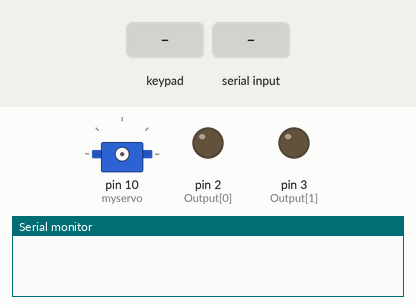
A sketch run on a simulated Arduino Uno, built with avr-gcc and run on an emulated ATmega328P. Parts: servo, output pins drawn as LEDs (lit = HIGH), the last lines printed to the serial monitor. Wiring (inferred from the names in the program): 4×4 keypad with keys 1 2 3 A 4 5 6 B 7 8 9 C * 0 # D (labels assumed): rows pin 4, pin 5, pin 10, pin 13; columns pin 6, pin 7, pin 8, pin 9. Dashed ring = blinking. The test bench sets the inputs (shaded band). Pins used as bus, display or sensor lines are not drawn.

Above: at 1.2 s.
1.3 s: keypad keys 1 3 9 7 2 pressed 0.4 s apart
At 2.58 s:
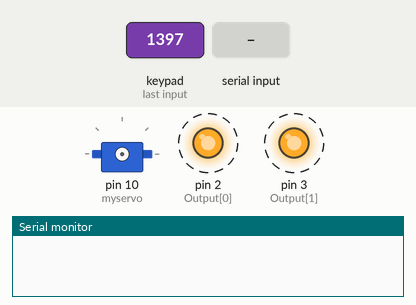
4.8 s: "11" received over Serial
At 7.0 s:
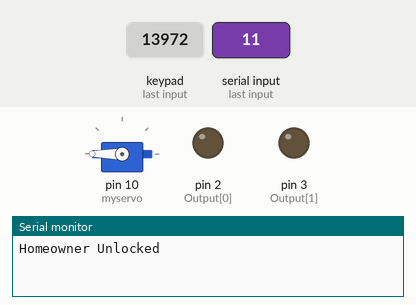
7.8 s: keypad keys 1 2 3 4 5 # pressed 0.4 s apart
At 9.89 s:
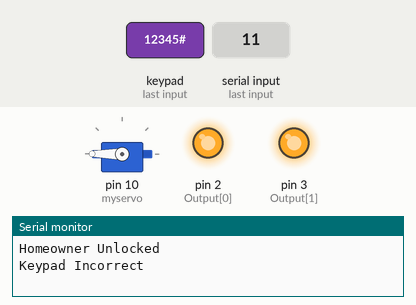
11.7 s: key '6' pressed
13.2 s: key 'B' pressed
Timing chart, 0 to 16.2 s (numbered marks = the images above; inputs shaded):
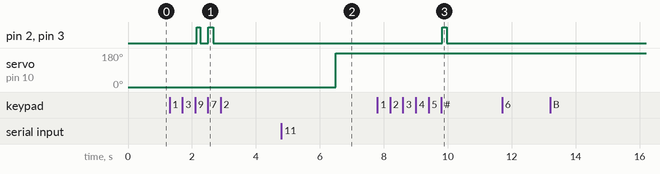

The sketch:

Homebox_Code.ino
```cpp
#include <Servo.h>
#define USE_SOFTWARE_SERIAL
Servo myservo;

String code = "12345";                     //initial permanent code
String input = "";
String data = "";
int lastData = 0;                         //stop door being unlocked twice in a row before being locked or vice versa
String oneTimeCode = "";

byte h = 0, v = 0;                        //variables used in for loops
const unsigned long period = 50;          //little period used to prevent error
unsigned long kdelay = 0;                 // variable used in non-blocking delay
const byte rows = 4;                      //number of rows of keypad
const byte columns = 4;                   //number of columnss of keypad
const byte Output[rows] = {2, 3, 4, 5};   //array of pins used as output for rows of keypad
const byte Input[columns] = {6, 7, 8, 9}; //array of pins used as input for columnss of keypad

byte keypad() // function used to detect which button is used
{
  static bool no_press_flag = 0; //static flag used to ensure no button is pressed
  for (byte x = 0; x < columns; x++) // for loop used to read all inputs of keypad to ensure no button is pressed
  {
    if (digitalRead(Input[x]) == HIGH); //read every input if high continue else break;
    else
      break;
    if (x == (columns - 1)) //if no button is pressed
    {
      no_press_flag = 1;
      h = 0;
      v = 0;
    }
  }
  if (no_press_flag == 1) //if no button is pressed
  {
    for (byte r = 0; r < rows; r++) //for loop used to make all output as low
      digitalWrite(Output[r], LOW);
    for (h = 0; h < columns; h++) // for loop to check if one of inputs is low
    {
      if (digitalRead(Input[h]) == HIGH) //if specific input is remain high (no press on it) continue
        continue;
      else    //if one of inputs is low
      {
        for (v = 0; v < rows; v++) //for loop used to specify the number of row
        {
          digitalWrite(Output[v], HIGH);  //make specified output as HIGH
          if (digitalRead(Input[h]) == HIGH) //if the input selected from first for loop is change to high
          {
            no_press_flag = 0;              //reset the no press flag;
            for (byte w = 0; w < rows; w++) // make all outputs as low
              digitalWrite(Output[w], LOW);
            return v * 4 + h; //return number of button
          }
        }
      }
    }
  }
  return 50;
}

void lock()
{
  lastData = 0;
  myservo.attach(10);
  myservo.write(360);
  delay(700);
  myservo.write(180);
  myservo.detach();
  Serial.flush();
}

void unlock()
{
  lastData = 1;
  myservo.attach(10);
  myservo.write(0);
  delay(700);
  myservo.write(180);
  myservo.detach();
  Serial.flush();
}

void setup()
{

  Serial.begin(9600);         //Sets the data rate in bits per second (baud) for serial data transmission
  for (byte i = 0; i < rows; i++) //for loop used to make pin mode of outputs as output
  {
    pinMode(Output[i], OUTPUT);
  }
  for (byte s = 0; s < columns; s++) //for loop used to makk pin mode of inputs as inputpullup
  {
    pinMode(Input[s], INPUT_PULLUP);
  }
  pinMode(13, OUTPUT);        //Sets digital pin 13 as output pin
  pinMode(10, OUTPUT);
  Serial.flush();
}

void loop()
{
  if (Serial.available() > 0) //if input sent from app
  {
        data = Serial.readString();

        if (data == "11" && lastData != 1) //unlocks door from app
        {
            unlock();
            Serial.println("Homeowner Unlocked");
        }
        else if (data == "00" && lastData != 0) //locks door from app
        {
            lock();
            Serial.println("Homeowner Locked");
        }
        else if (data.length() == 8) //generated one time access code from app
        {
              oneTimeCode = data;
              Serial.print("Temporary Sent");
              Serial.flush();
        }
        else if (data.length() == 5) //changes permanent code from app to be used on keypad
        {
              code = data;
              Serial.println("Code Changed");
              Serial.flush();
        }
   }

   if (millis() - kdelay > period) //used to make non-blocking delay
   {
       kdelay = millis(); //capture time from millis function
       switch (keypad())  //switch used to specify which button
       {
         //--------------------------------------------
        case 0:
          input += "1";
          break;
        //--------------------------------------------
        case 1:
           input += "2";
          break;
        //--------------------------------------------
        case 2:
           input += "3";
          break;
        //--------------------------------------------
        case 3: //A
          break;
        //--------------------------------------------
        case 4:
          input += "4";
          break;
        //--------------------------------------------
        case 5:
          input += "5";
          break;
        //--------------------------------------------
        case 6:
          input += "6";
          break;
        //--------------------------------------------
        case 7: //B
          break;
        //--------------------------------------------
        case 8:
          input += "7";
          break;
        //--------------------------------------------
        case 9:
          input += "8";
          break;
        //--------------------------------------------
        case 10:
          input += "9";
          break;
        //--------------------------------------------
        case 11: //C (clears input)
          input = "";
          Serial.flush();
          break;
        //--------------------------------------------
        case 12: //*
          if (input == code) //if correct permanent code entered
          {
            if(lastData !=1) //unlocks door
            {
                unlock();
                Serial.println("Keypad Unlocked");
            }
          }
          else
            Serial.println("Keypad Incorrect");
          input = "";
          Serial.flush();
          break;
        //--------------------------------------------
        case 13:
          input += "0";
          break;
        //--------------------------------------------
        case 14: //#
          if (input == oneTimeCode && input != "") //if correct one time access code entered
          {
            oneTimeCode = "";
            if(lastData !=1) //unlocks door
            {
                unlock();
                Serial.println("Temporary Unlocked");
            }
          }
          else
            Serial.println("Temporary Incorrect");
          input = "";
          Serial.flush();
          break;
        //--------------------------------------------
        case 15: //D (enter)
          if(lastData != 0) //locks door
          {
             lock();
             Serial.println("Keypad Locked");
          }
          input = "";
          Serial.flush();
          break;
        //--------------------------------------------
        default: ;
      }
    }
}
```

Measured:
- after the input at 1.3 s, pin 2 (Output[0]), pin 3 (Output[1]): alternates HIGH for 0.13 s and LOW for 0.26 s, 4 changes in all, then stays LOW, starting after 0.85 s
- after the input at 4.8 s, servo on pin 10 (myservo): 0° → 180° after 1.7 s
- after the input at 7.8 s, pin 2 (Output[0]), pin 3 (Output[1]): LOW → HIGH after 2.0 s, → LOW 0.15 s later
